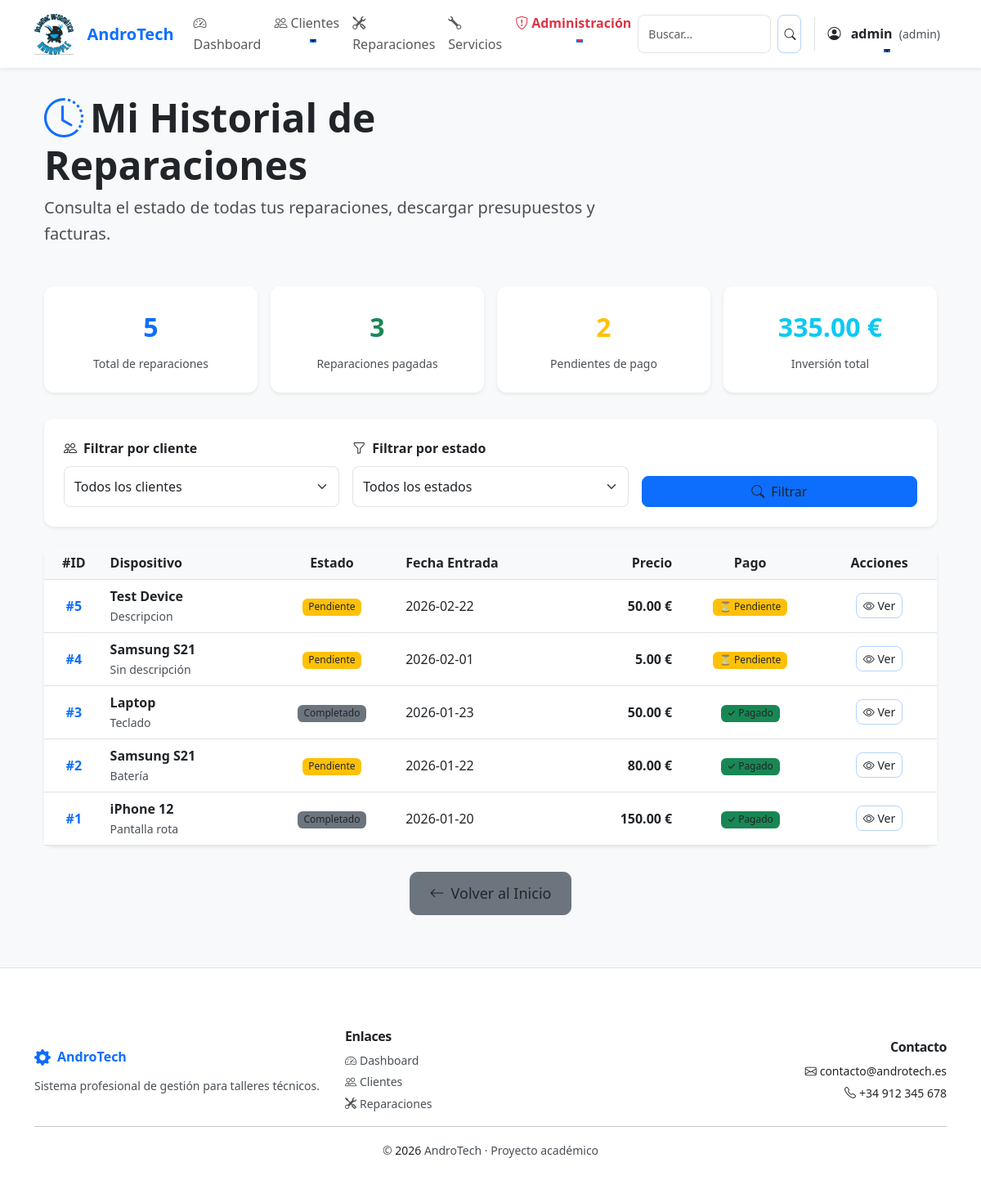
The app's page /cliente/historial (signed in) with its own data.
### tables this page shows
CREATE TABLE reparaciones (
    id INTEGER PRIMARY KEY AUTOINCREMENT,
    cliente_id INTEGER,
    dispositivo TEXT NOT NULL,
    descripcion TEXT,
    estado TEXT DEFAULT 'Pendiente',
    fecha_entrada TEXT,
    fecha_salida TEXT,
    precio REAL,
    tipo_documento TEXT DEFAULT 'presupuesto',
    estado_pago TEXT DEFAULT 'Pendiente',
    fecha_pago TEXT,
    metodo_pago TEXT,
    FOREIGN KEY (cliente_id) REFERENCES clientes(id)
);

### app.py (the view)
@app.route("/cliente/historial")
@role_required('admin')
def historial_cliente():
    conn = get_db()
    total_reparaciones = conn.execute("SELECT COUNT(*) FROM reparaciones").fetchone()[0]
    pagadas = conn.execute("SELECT COUNT(*) FROM reparaciones WHERE estado_pago = 'Pagado'").fetchone()[0]
    pendientes = conn.execute("SELECT COUNT(*) FROM reparaciones WHERE estado_pago != 'Pagado'").fetchone()[0]
    total_invertido = conn.execute("SELECT IFNULL(SUM(precio), 0) FROM reparaciones WHERE precio IS NOT NULL").fetchone()[0]
    promedio_precio = conn.execute("SELECT IFNULL(AVG(precio), 0) FROM reparaciones WHERE precio IS NOT NULL").fetchone()[0]
    total_completadas = conn.execute("SELECT COUNT(*) FROM reparaciones WHERE estado = 'Terminado' OR estado = 'Entregado'").fetchone()[0]
    estado_filtro = request.args.get('estado', '').strip()
    cliente_filtro = request.args.get('cliente_id', '').strip()
    try:
        page = int(request.args.get('page', 1))
        if page < 1:
            page = 1
    except ValueError:
        page = 1
    per_page = 10
    offset = (page - 1) * per_page
    base_sql = "SELECT reparaciones.*, clientes.nombre AS cliente FROM reparaciones LEFT JOIN clientes ON clientes.id = reparaciones.cliente_id"
    where = []
    params = []
    if estado_filtro:
        where.append("reparaciones.estado = ?")
        params.append(estado_filtro)
    if cliente_filtro:
        where.append("reparaciones.cliente_id = ?")
        params.append(cliente_filtro)
    where_clause = (" WHERE " + " AND ".join(where)) if where else ""
    total_count = conn.execute("SELECT COUNT(*) FROM reparaciones" + where_clause, params).fetchone()[0]
    total_pages = (total_count + per_page - 1) // per_page if total_count > 0 else 1
    reparaciones_rows = conn.execute(base_sql + where_clause + " ORDER BY reparaciones.id DESC LIMIT ? OFFSET ?", params + [per_page, offset]).fetchall()
    reparaciones = [dict(r) for r in reparaciones_rows]
    reparaciones_enriquecidas = []
    for r in reparaciones:
        ultima_actualizacion = conn.execute(
            "SELECT fecha_cambio FROM reparaciones_historial WHERE reparacion_id = ? ORDER BY fecha_cambio DESC LIMIT 1",
            (r['id'],)
        ).fetchone()
        r['ultima_actualizacion'] = ultima_actualizacion['fecha_cambio'] if ultima_actualizacion else None
        reparaciones_enriquecidas.append(r)
    estados = conn.execute("SELECT DISTINCT estado FROM reparaciones ORDER BY estado").fetchall()
    clientes = conn.execute("SELECT id, nombre FROM clientes ORDER BY nombre").fetchall()
    conn.close()
    stats = {
        'total_reparaciones': total_reparaciones,
        'pagadas': pagadas,
        'pendientes': pendientes,
        'total_invertido': total_invertido or 0,
        'promedio_precio': promedio_precio or 0,
        'total_completadas': total_completadas,
    }
    return render_template('historial_cliente.html', reparaciones=reparaciones_enriquecidas, stats=stats, estados=estados, clientes=clientes, estado_filtro=estado_filtro, cliente_filtro=cliente_filtro, page=page, total_pages=total_pages)

### app.py (called while the page is built)
@app.before_request
def make_session_permanent():
    session.permanent = True

@app.template_filter('strftime')
def strftime_filter(date_str, format_str='%d/%m/%Y'):
    if not date_str or date_str == '':
        return datetime.now().strftime(format_str)
    if isinstance(date_str, str):
        try:
            date_obj = datetime.strptime(date_str, '%Y-%m-%d')
        except:
            return date_str
    else:
        date_obj = date_str
    return date_obj.strftime(format_str)

@app.before_request
def ensure_csrf_token():
    if 'csrf_token' not in session:
        session['csrf_token'] = secrets.token_urlsafe(16)

@app.context_processor
def inject_csrf_token():
    return dict(csrf_token=session.get('csrf_token'))

### auth.py (called while the page is built)
def login_required(f):
    @wraps(f)
    def decorated_function(*args, **kwargs):
        if 'usuario' not in session:
            flash('Debes iniciar sesión para acceder a esta página.', 'danger')
            return redirect(url_for('login'))
        return f(*args, **kwargs)
    return decorated_function

def role_required(rol_requerido):
    def decorator(f):
        @wraps(f)
        @login_required
        def decorated_function(*args, **kwargs):
            if session.get('rol') != rol_requerido:
                flash('No tienes permisos para acceder a esta página.', 'danger')
                return redirect(url_for('index'))
            return f(*args, **kwargs)
        return decorated_function
    return decorator

### db.py (called while the page is built)
def get_db():
    conn = sqlite3.connect("database/andro_tech.db")
    conn.row_factory = sqlite3.Row
    return conn

### utils/security.py (called while the page is built)
def ensure_csrf_token():
    if 'csrf_token' not in session:
        session['csrf_token'] = secrets.token_urlsafe(16)

def inject_csrf_token():
    return dict(csrf_token=session.get('csrf_token'))

### templates/historial_cliente.html (shortened to what this page needs)
{% extends "base.html" %}
{% block content %}
<div class="container py-5">
    <div class="row mb-5">
        <div class="col-lg-8">
            <h1 class="display-5 fw-bold mb-2">
                <i class="bi bi-clock-history text-primary me-2"></i>Mi Historial de Reparaciones
            </h1>
            <p class="lead text-muted">Consulta el estado de todas tus reparaciones, descargar presupuestos y facturas.</p>
        </div>
    </div>
    <div class="row g-3 mb-5">
        <div class="col-md-4 col-lg-3">
            <div class="card shadow-sm border-0 h-100">
                <div class="card-body text-center">
                    <div class="fs-2 text-primary fw-bold mb-2">{{ stats.total_reparaciones }}</div>
                    <p class="card-text text-muted small mb-0">Total de reparaciones</p>
                </div>
            </div>
        </div>
        <div class="col-md-4 col-lg-3">
            <div class="card shadow-sm border-0 h-100">
                <div class="card-body text-center">
                    <div class="fs-2 text-success fw-bold mb-2">{{ stats.pagadas }}</div>
                    <p class="card-text text-muted small mb-0">Reparaciones pagadas</p>
                </div>
            </div>
        </div>
        <div class="col-md-4 col-lg-3">
            <div class="card shadow-sm border-0 h-100">
                <div class="card-body text-center">
                    <div class="fs-2 text-warning fw-bold mb-2">{{ stats.pendientes }}</div>
                    <p class="card-text text-muted small mb-0">Pendientes de pago</p>
                </div>
            </div>
        </div>
        <div class="col-md-4 col-lg-3">
            <div class="card shadow-sm border-0 h-100">
                <div class="card-body text-center">
                    <div class="fs-2 text-info fw-bold mb-2">{{ "%.2f"|format(stats.total_invertido) }} €</div>
                    <p class="card-text text-muted small mb-0">Inversión total</p>
                </div>
            </div>
        </div>
    </div>
    <div class="card shadow-sm mb-4 border-0">
        <div class="card-body">
            <form method="GET" class="row g-3 align-items-end">
                <div class="col-md-4">
                    <label for="cliente_id" class="form-label fw-semibold">
                        <i class="bi bi-people me-2"></i>Filtrar por cliente
                    </label>
                    <select id="cliente_id" name="cliente_id" class="form-select">
                        <option value="">Todos los clientes</option>
                    </select>
                </div>
                <div class="col-md-4">
                    <label for="estado" class="form-label fw-semibold">
                        <i class="bi bi-funnel me-2"></i>Filtrar por estado
                    </label>
                    <select id="estado" name="estado" class="form-select">
                        <option value="">Todos los estados</option>
                    </select>
                </div>
                <div class="col-md-4">
                    <button type="submit" class="btn btn-primary w-100">
                        <i class="bi bi-search me-2"></i>Filtrar
                    </button>
                </div>
            </form>
        </div>
    </div>
    {% if not reparaciones %}
    <div class="alert alert-info text-center py-5" role="alert">
        <div class="mb-3">
            <i class="bi bi-inbox" style="font-size: 3rem; color: #0dcaf0;"></i>
        </div>
        <h5 class="alert-heading">No hay reparaciones en tu historial</h5>
        <p class="mb-0">Cuando lleves un dispositivo a reparar, aparecerá aquí el historial completo.</p>
    </div>
    {% else %}
    <div class="card shadow-sm border-0 mb-4">
        <div class="table-responsive">
            <table class="table table-hover mb-0">
                <thead class="table-light">
                    <tr>
                        <th class="text-center">#ID</th>
                        <th>Dispositivo</th>
                        <th class="text-center">Estado</th>
                        <th>Fecha Entrada</th>
                        <th class="text-end">Precio</th>
                        <th class="text-center">Pago</th>
                        <th class="text-center">Acciones</th>
                    </tr>
                </thead>
                <tbody>
                    {% for rep in reparaciones %}
                    <tr class="align-middle">
                        <td class="text-center fw-semibold text-primary">#{{ rep.id }}</td>
                        <td>
                            <div class="fw-semibold">{{ rep.dispositivo }}</div>
                            <small class="text-muted">{{ rep.descripcion[:50] if rep.descripcion else 'Sin descripción' }}</small>
                        </td>
                        <td class="text-center">
                            <span class="badge
                                {% if rep.estado == 'Entregado' %}bg-success
                                {% elif rep.estado == 'Terminado' %}bg-success
                                {% elif rep.estado == 'En proceso' %}bg-primary
                                {% elif rep.estado == 'Pendiente' %}bg-warning text-dark
                                {% else %}bg-secondary{% endif %}
                            ">
                                {{ rep.estado }}
                            </span>
                        </td>
                        <td>
                            {{ rep.fecha_entrada }}
                        </td>
                        <td class="text-end fw-semibold">
                            {% if rep.precio %}
                                {{ "%.2f"|format(rep.precio) }} €
                            {% else %}
                                <span class="text-muted">Pendiente</span>
                            {% endif %}
                        </td>
                        <td class="text-center">
                            {% if rep.estado_pago == 'Pagado' %}
                                <span class="badge bg-success">✓ Pagado</span>
                            {% else %}
                                <span class="badge bg-warning text-dark">⏳ Pendiente</span>
                            {% endif %}
                        </td>
                        <td class="text-center">
                            <button type="button"
                                    class="btn btn-sm btn-outline-primary"
                                    data-bs-toggle="modal"
                                    data-bs-target="#detallesModal{{ rep.id }}">
                                <i class="bi bi-eye"></i> Ver
                            </button>
                        </td>
                    </tr>
                    {% endfor %}
                </tbody>
            </table>
        </div>
    </div>
    {% endif %}
    <div class="row mt-5">
        <div class="col-12 text-center">
            <a href="/" class="btn btn-secondary btn-lg">
                <i class="bi bi-arrow-left me-2"></i>Volver al Inicio
            </a>
        </div>
    </div>
</div>
{% endblock %}

### static/css/style.css (style rules this page uses)
:root { --primary: #0d6efd; --primary-600: #0b5ed7; --success: #198754; --muted: #6c757d; --bg-light: #f8f9fa; --surface: #ffffff; --soft-shadow: rgba(33,37,41,0.08); --deep-shadow: rgba(33,37,41,0.15); --text-dark: #212529; --text-secondary: #495057; --radius: 0.75rem; --kpi-gradient: linear-gradient(135deg, rgba(13,110,253,0.04), rgba(25,135,84,0.02)); --transition-smooth: 0.3s ease; --transition-fast: 0.2s ease; --line-height-base: 1.6; --font-size-base: 1rem; --font-size-lg: 1.125rem; --font-size-sm: 0.875rem; --font-size-xs: 0.75rem; }
body { background-color: var(--bg-light); color: var(--text-dark); line-height: var(--line-height-base); font-size: var(--font-size-base); -webkit-font-smoothing: antialiased; -moz-osx-font-smoothing: grayscale; }
.card { border-radius: var(--radius); border: none; transition: var(--transition-smooth); }
.card.shadow-sm { box-shadow: 0 4px 12px var(--soft-shadow); }
.btn { transition: box-shadow var(--transition-fast), transform var(--transition-fast), filter var(--transition-fast); border-radius: 0.5rem; font-weight: 500; line-height: 1.5; }
.btn-lg { padding: 0.75rem 1.5rem; border-radius: 0.6rem; font-size: var(--font-size-lg); }
.bi { transition: transform var(--transition-fast), opacity var(--transition-fast); will-change: transform; }
h1, .display-5 { font-weight: 700; line-height: 1.2; }
.text-muted, .lead { color: var(--text-secondary) !important; font-weight: 400; }
.card-body { padding: 1.5rem; }
.card-text { line-height: 1.6; }
.btn-outline-primary { border-color: rgba(13,110,253,0.3); color: var(--primary); }
.badge { font-weight: 500; border-radius: 0.4rem; padding: 0.35em 0.65em; }
.form-control, .form-select { border-radius: 0.5rem; border: 1px solid rgba(33,37,41,0.12); padding: 0.75rem; transition: border-color var(--transition-fast), box-shadow var(--transition-fast); }
.table { line-height: 1.5; }
.table th { font-weight: 600; color: var(--text-dark); }
.table td { vertical-align: middle; }
.mb-4 { margin-bottom: 1.5rem !important; }
.mb-5 { margin-bottom: 2rem !important; }
.mt-5 { margin-top: 2rem !important; }
.py-5 { padding-top: 2rem !important; padding-bottom: 2rem !important; }
.btn { position: relative; overflow: hidden; transition: all var(--transition-smooth); }
.btn::before { content: ''; position: absolute; top: 50%; left: 50%; width: 0; height: 0; background: rgba(255, 255, 255, 0.2); border-radius: 50%; transform: translate(-50%, -50%); transition: width 0.3s ease, height 0.3s ease; }
.card { transition: all var(--transition-smooth); cursor: pointer; }
.card-body { transition: padding var(--transition-fast); }
.table-hover tbody tr { transition: all var(--transition-fast); }
.form-control, .form-select { transition: all var(--transition-smooth); }
.badge { transition: all var(--transition-fast); cursor: default; }
.bi { transition: transform var(--transition-fast); }
.btn .bi, .card:hover .bi, .nav-link:hover .bi { transform: scale(1.1); }
body, .container, .card, h1, h2, h3, h4, h5, h6, p, span, div, .card-body, .navbar, .btn { color: #212529 !important; }
.text-muted, .lead { color: #495057 !important; }
.bg-light { background-color: #f8f9fa !important; }

### records on screen
reparaciones: id "5", dispositivo "Test Device", descripcion "Descripcion", estado "Pendiente", fecha_entrada "2026-02-22", precio "50.00", estado_pago "⏳ Pendiente"
reparaciones: id "4", dispositivo "Samsung S21", descripcion "Sin descripción", estado "Pendiente", fecha_entrada "2026-02-01", precio "5.00", estado_pago "⏳ Pendiente"
reparaciones: id "3", dispositivo "Laptop", descripcion "Teclado", estado "Completado", fecha_entrada "2026-01-23", precio "50.00", estado_pago "✓ Pagado"
reparaciones: id "2", dispositivo "Samsung S21", descripcion "Batería", estado "Pendiente", fecha_entrada "2026-01-22", precio "80.00", estado_pago "✓ Pagado"
reparaciones: dispositivo "iPhone 12", descripcion "Pantalla rota", estado "Completado", fecha_entrada "2026-01-20", precio "150.00"

### other values on screen
{{ session.usuario }} "admin"
{{ session.rol }} "admin"
{{ stats.total_reparaciones }} "5"
{{ stats.pagadas }} "3"
{{ stats.pendientes }} "2"
{{ "%.2f"|format(stats.total_invertido) }} "335.00"
{{ rep.id }} "1"
